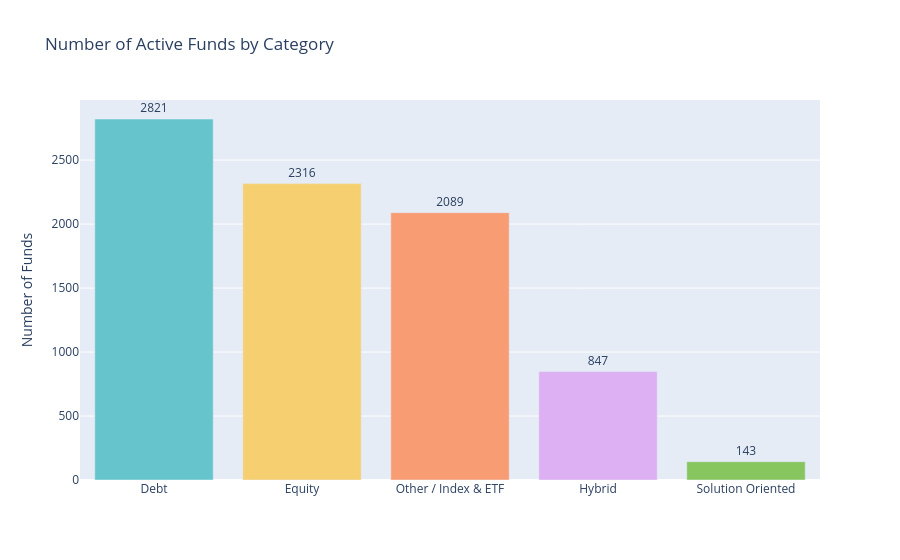

The notebook cell this image was saved under:
### Code cell
# Count funds per broad category
category_counts = (active.groupby("Broad_Category")["Scheme_Code"]
                   .count()
                   .reset_index()
                   .rename(columns={"Scheme_Code": "Fund_Count"})
                   .sort_values("Fund_Count", ascending=False))

fig2 = px.bar(
    category_counts,
    x="Broad_Category",
    y="Fund_Count",
    title="Number of Active Funds by Category",
    labels={"Broad_Category": "", "Fund_Count": "Number of Funds"},
    text="Fund_Count",
    color="Broad_Category",         # different color per bar
    color_discrete_sequence=px.colors.qualitative.Pastel
)

fig2.update_traces(textposition="outside")
fig2.update_layout(showlegend=False)  # legend is redundant since x-axis already labels it
fig2.show()

### Figure 1 — Plotly figure (JSON) as saved in the notebook; plotly's stock layout.template omitted (floating-point values rounded to 4 significant figures)
{"data": [{"hovertemplate": "=%{x}<br>Number of Funds=%{text}<extra></extra>", "legendgroup": "Debt", "marker": {"color": "rgb(102, 197, 204)", "pattern": {"shape": ""}}, "name": "Debt", "orientation": "v", "showlegend": true, "text": [2821.0], "textposition": "outside", "type": "bar", "x": ["Debt"], "xaxis": "x", "y": [2821], "yaxis": "y"}, {"hovertemplate": "=%{x}<br>Number of Funds=%{text}<extra></extra>", "legendgroup": "Equity", "marker": {"color": "rgb(246, 207, 113)", "pattern": {"shape": ""}}, "name": "Equity", "orientation": "v", "showlegend": true, "text": [2316.0], "textposition": "outside", "type": "bar", "x": ["Equity"], "xaxis": "x", "y": [2316], "yaxis": "y"}, {"hovertemplate": "=%{x}<br>Number of Funds=%{text}<extra></extra>", "legendgroup": "Other / Index & ETF", "marker": {"color": "rgb(248, 156, 116)", "pattern": {"shape": ""}}, "name": "Other / Index & ETF", "orientation": "v", "showlegend": true, "text": [2089.0], "textposition": "outside", "type": "bar", "x": ["Other / Index & ETF"], "xaxis": "x", "y": [2089], "yaxis": "y"}, {"hovertemplate": "=%{x}<br>Number of Funds=%{text}<extra></extra>", "legendgroup": "Hybrid", "marker": {"color": "rgb(220, 176, 242)", "pattern": {"shape": ""}}, "name": "Hybrid", "orientation": "v", "showlegend": true, "text": [847.0], "textposition": "outside", "type": "bar", "x": ["Hybrid"], "xaxis": "x", "y": [847], "yaxis": "y"}, {"hovertemplate": "=%{x}<br>Number of Funds=%{text}<extra></extra>", "legendgroup": "Solution Oriented", "marker": {"color": "rgb(135, 197, 95)", "pattern": {"shape": ""}}, "name": "Solution Oriented", "orientation": "v", "showlegend": true, "text": [143.0], "textposition": "outside", "type": "bar", "x": ["Solution Oriented"], "xaxis": "x", "y": [143], "yaxis": "y"}], "layout": {"barmode": "relative", "legend": {"title": {"text": ""}, "tracegroupgap": 0}, "showlegend": false, "title": {"text": "Number of Active Funds by Category"}, "xaxis": {"anchor": "y", "categoryarray": ["Debt", "Equity", "Other / Index & ETF", "Hybrid", "Solution Oriented"], "categoryorder": "array", "domain": [0, 1], "title": {"text": ""}}, "yaxis": {"anchor": "x", "domain": [0, 1], "title": {"text": "Number of Funds"}}}}
